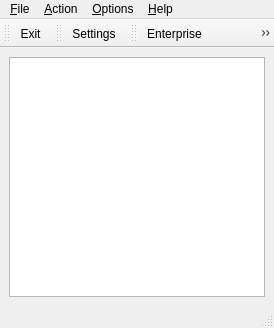
<?xml version="1.0" encoding="UTF-8"?>
<ui version="4.0">
 <class>MainWindowClass</class>
 <widget class="QMainWindow" name="MainWindowClass">
  <property name="geometry">
   <rect>
    <x>0</x>
    <y>0</y>
    <width>274</width>
    <height>328</height>
   </rect>
  </property>
  <property name="sizePolicy">
   <sizepolicy hsizetype="Maximum" vsizetype="MinimumExpanding">
    <horstretch>0</horstretch>
    <verstretch>0</verstretch>
   </sizepolicy>
  </property>
  <property name="windowTitle">
   <string>run1s</string>
  </property>
  <property name="windowIcon">
   <iconset>
    <normaloff>icons/1c_16x16.png</normaloff>icons/1c_16x16.png</iconset>
  </property>
  <widget class="QWidget" name="centralWidget">
   <layout class="QGridLayout" name="gridLayout">
    <item row="0" column="0">
     <widget class="QListWidget" name="listWidget"/>
    </item>
   </layout>
  </widget>
  <widget class="QMenuBar" name="menuBar">
   <property name="geometry">
    <rect>
     <x>0</x>
     <y>0</y>
     <width>274</width>
     <height>23</height>
    </rect>
   </property>
   <widget class="QMenu" name="menuFile">
    <property name="title">
     <string>&amp;File</string>
    </property>
    <addaction name="actionExit"/>
   </widget>
   <widget class="QMenu" name="menuOptions">
    <property name="title">
     <string>&amp;Options</string>
    </property>
    <addaction name="actionSettings"/>
   </widget>
   <widget class="QMenu" name="menuHelp">
    <property name="title">
     <string>&amp;Help</string>
    </property>
    <addaction name="actionHelp"/>
    <addaction name="actionAbout"/>
    <addaction name="actionAboutQt"/>
   </widget>
   <widget class="QMenu" name="menuAction">
    <property name="title">
     <string>&amp;Action</string>
    </property>
    <addaction name="actionEnterprise"/>
    <addaction name="actionEnterprise_singleuser"/>
    <addaction name="actionConfigurer"/>
    <addaction name="actionMonitor"/>
   </widget>
   <addaction name="menuFile"/>
   <addaction name="menuAction"/>
   <addaction name="menuOptions"/>
   <addaction name="menuHelp"/>
  </widget>
  <widget class="QStatusBar" name="statusBar"/>
  <widget class="QToolBar" name="FileToolBar">
   <property name="windowTitle">
    <string>toolBar</string>
   </property>
   <attribute name="toolBarArea">
    <enum>TopToolBarArea</enum>
   </attribute>
   <attribute name="toolBarBreak">
    <bool>false</bool>
   </attribute>
   <addaction name="actionExit"/>
  </widget>
  <widget class="QToolBar" name="OptionsToolBar">
   <property name="windowTitle">
    <string>toolBar</string>
   </property>
   <attribute name="toolBarArea">
    <enum>TopToolBarArea</enum>
   </attribute>
   <attribute name="toolBarBreak">
    <bool>false</bool>
   </attribute>
   <addaction name="actionSettings"/>
  </widget>
  <widget class="QToolBar" name="ActionsToolBar">
   <property name="windowTitle">
    <string>toolBar</string>
   </property>
   <attribute name="toolBarArea">
    <enum>TopToolBarArea</enum>
   </attribute>
   <attribute name="toolBarBreak">
    <bool>false</bool>
   </attribute>
   <addaction name="actionEnterprise"/>
   <addaction name="actionEnterprise_singleuser"/>
   <addaction name="actionConfigurer"/>
   <addaction name="actionMonitor"/>
  </widget>
  <action name="actionExit">
   <property name="icon">
    <iconset resource="../run1s.qrc">
     <normaloff>:/icons/exit_32x32.png</normaloff>:/icons/exit_32x32.png</iconset>
   </property>
   <property name="text">
    <string>&amp;Exit</string>
   </property>
   <property name="shortcut">
    <string>Ctrl+Q</string>
   </property>
  </action>
  <action name="actionHelp">
   <property name="icon">
    <iconset resource="../run1s.qrc">
     <normaloff>:/icons/help_32x32.png</normaloff>:/icons/help_32x32.png</iconset>
   </property>
   <property name="text">
    <string>Help</string>
   </property>
   <property name="shortcut">
    <string>F1</string>
   </property>
  </action>
  <action name="actionAbout">
   <property name="icon">
    <iconset resource="../run1s.qrc">
     <normaloff>:/icons/1c_32x32.png</normaloff>:/icons/1c_32x32.png</iconset>
   </property>
   <property name="text">
    <string>About</string>
   </property>
  </action>
  <action name="actionAboutQt">
   <property name="icon">
    <iconset resource="../run1s.qrc">
     <normaloff>:/icons/qt_32x32.png</normaloff>:/icons/qt_32x32.png</iconset>
   </property>
   <property name="text">
    <string>About Qt</string>
   </property>
  </action>
  <action name="actionSettings">
   <property name="icon">
    <iconset resource="../run1s.qrc">
     <normaloff>:/icons/settings_32x32.png</normaloff>:/icons/settings_32x32.png</iconset>
   </property>
   <property name="text">
    <string>Settings</string>
   </property>
  </action>
  <action name="actionEnterprise">
   <property name="icon">
    <iconset resource="../run1s.qrc">
     <normaloff>:/icons/1cv7_ent_32x32.png</normaloff>:/icons/1cv7_ent_32x32.png</iconset>
   </property>
   <property name="text">
    <string>Enterprise</string>
   </property>
  </action>
  <action name="actionEnterprise_singleuser">
   <property name="icon">
    <iconset resource="../run1s.qrc">
     <normaloff>:/icons/1cv7_rep_32x32.png</normaloff>:/icons/1cv7_rep_32x32.png</iconset>
   </property>
   <property name="text">
    <string>Enterprise (singleuser)</string>
   </property>
  </action>
  <action name="actionConfigurer">
   <property name="icon">
    <iconset resource="../run1s.qrc">
     <normaloff>:/icons/1cv7_cfg_32x32.png</normaloff>:/icons/1cv7_cfg_32x32.png</iconset>
   </property>
   <property name="text">
    <string>Configurer</string>
   </property>
  </action>
  <action name="actionMonitor">
   <property name="icon">
    <iconset resource="../run1s.qrc">
     <normaloff>:/icons/1cv7_mon_32x32.png</normaloff>:/icons/1cv7_mon_32x32.png</iconset>
   </property>
   <property name="text">
    <string>Monitor</string>
   </property>
   <property name="shortcut">
    <string>Ctrl+M</string>
   </property>
  </action>
 </widget>
 <resources>
  <include location="../run1s.qrc"/>
 </resources>
 <connections/>
</ui>
